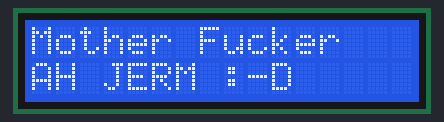
The sketch below on a simulated Arduino Uno, built with avr-gcc and run on an emulated ATmega328P. Parts: 16×2 character LCD.

Above: at 0.1 s.
At 0.9 s:
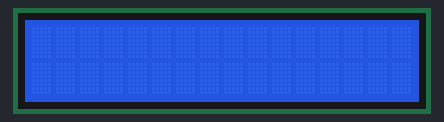

Measured:
- what the display in image 1 shows lasts 0.8 s, from 0.9 s to 1.7 s

The sketch:

Mother_Fucker.ino
```cpp
#include<Wire.h>
#include<LiquidCrystal_I2C.h>
LiquidCrystal_I2C lcd(0x3F,2,1,0,4,5,6,7,3,POSITIVE);
void setup() {
  // put your setup code here, to run once:
  lcd.begin(16,2);
  lcd.clear();

}

void loop() {
  // put your main code here, to run repeatedly:
   lcd.print("Mother Fucker");
   lcd.setCursor(0,1);
   lcd.print("AH JERM :-D");
   delay(800);
   lcd.clear();
   delay(800);
}
```
